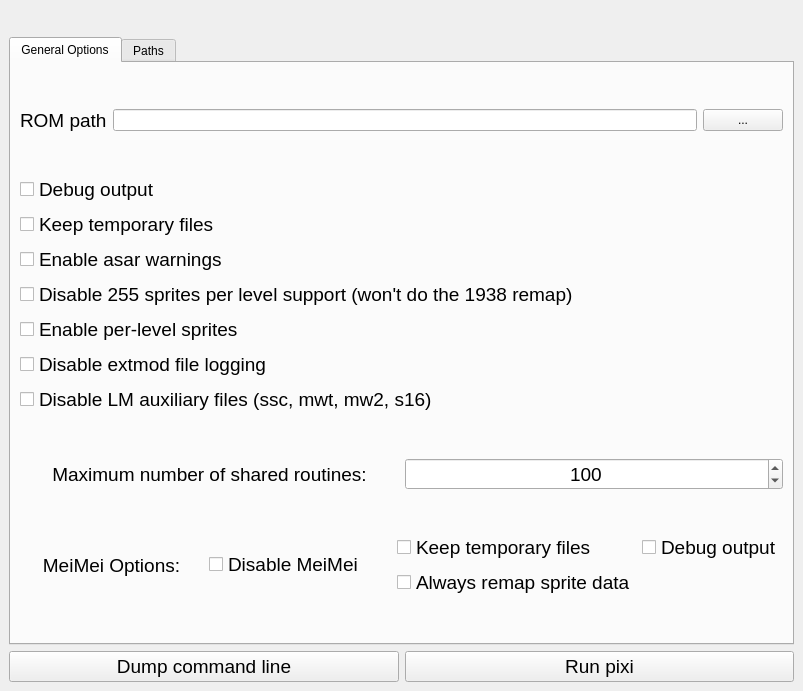
<?xml version="1.0" encoding="UTF-8"?>
<ui version="4.0">
 <class>PixiGuiUI</class>
 <widget class="QMainWindow" name="PixiGuiUI">
  <property name="geometry">
   <rect>
    <x>0</x>
    <y>0</y>
    <width>803</width>
    <height>691</height>
   </rect>
  </property>
  <property name="minimumSize">
   <size>
    <width>803</width>
    <height>0</height>
   </size>
  </property>
  <property name="windowTitle">
   <string>PixiGuiUI</string>
  </property>
  <widget class="QWidget" name="centralwidget">
   <layout class="QVBoxLayout" name="verticalLayout">
    <item>
     <layout class="QVBoxLayout" name="verticalLayout_3">
      <item>
       <widget class="QLabel" name="pixiVersionLabel">
        <property name="font">
         <font>
          <pointsize>14</pointsize>
         </font>
        </property>
        <property name="text">
         <string/>
        </property>
        <property name="alignment">
         <set>Qt::AlignCenter</set>
        </property>
       </widget>
      </item>
      <item>
       <widget class="QTabWidget" name="tabWidget">
        <property name="currentIndex">
         <number>0</number>
        </property>
        <widget class="QWidget" name="tab">
         <attribute name="title">
          <string>General Options</string>
         </attribute>
         <layout class="QVBoxLayout" name="verticalLayout_2">
          <item>
           <spacer name="verticalSpacer_5">
            <property name="orientation">
             <enum>Qt::Vertical</enum>
            </property>
            <property name="sizeHint" stdset="0">
             <size>
              <width>20</width>
              <height>40</height>
             </size>
            </property>
           </spacer>
          </item>
          <item>
           <layout class="QHBoxLayout" name="horizontalLayout_2">
            <item>
             <widget class="QLabel" name="label">
              <property name="font">
               <font>
                <pointsize>14</pointsize>
               </font>
              </property>
              <property name="text">
               <string>ROM path</string>
              </property>
             </widget>
            </item>
            <item>
             <widget class="QLineEdit" name="romPathLine">
              <property name="readOnly">
               <bool>true</bool>
              </property>
             </widget>
            </item>
            <item>
             <widget class="QPushButton" name="romPathButton">
              <property name="text">
               <string>...</string>
              </property>
             </widget>
            </item>
           </layout>
          </item>
          <item>
           <spacer name="verticalSpacer_3">
            <property name="orientation">
             <enum>Qt::Vertical</enum>
            </property>
            <property name="sizeHint" stdset="0">
             <size>
              <width>20</width>
              <height>40</height>
             </size>
            </property>
           </spacer>
          </item>
          <item>
           <widget class="QCheckBox" name="debugCheckBox">
            <property name="font">
             <font>
              <pointsize>14</pointsize>
             </font>
            </property>
            <property name="text">
             <string>Debug output</string>
            </property>
           </widget>
          </item>
          <item>
           <widget class="QCheckBox" name="tempFilesCheckBox">
            <property name="font">
             <font>
              <pointsize>14</pointsize>
             </font>
            </property>
            <property name="text">
             <string>Keep temporary files</string>
            </property>
           </widget>
          </item>
          <item>
           <widget class="QCheckBox" name="warningsCheckBox">
            <property name="font">
             <font>
              <pointsize>14</pointsize>
             </font>
            </property>
            <property name="text">
             <string>Enable asar warnings</string>
            </property>
           </widget>
          </item>
          <item>
           <widget class="QCheckBox" name="d255splCheckBox">
            <property name="font">
             <font>
              <pointsize>14</pointsize>
             </font>
            </property>
            <property name="text">
             <string>Disable 255 sprites per level support (won't do the 1938 remap)</string>
            </property>
           </widget>
          </item>
          <item>
           <widget class="QCheckBox" name="perLevelSpritesCheckBox">
            <property name="font">
             <font>
              <pointsize>14</pointsize>
             </font>
            </property>
            <property name="text">
             <string>Enable per-level sprites</string>
            </property>
           </widget>
          </item>
          <item>
           <widget class="QCheckBox" name="extModCheckBox">
            <property name="font">
             <font>
              <pointsize>14</pointsize>
             </font>
            </property>
            <property name="text">
             <string>Disable extmod file logging</string>
            </property>
           </widget>
          </item>
          <item>
           <widget class="QCheckBox" name="disableExtCheckBox">
            <property name="font">
             <font>
              <pointsize>14</pointsize>
             </font>
            </property>
            <property name="text">
             <string>Disable LM auxiliary files (ssc, mwt, mw2, s16)</string>
            </property>
           </widget>
          </item>
          <item>
           <spacer name="verticalSpacer">
            <property name="orientation">
             <enum>Qt::Vertical</enum>
            </property>
            <property name="sizeHint" stdset="0">
             <size>
              <width>20</width>
              <height>40</height>
             </size>
            </property>
           </spacer>
          </item>
          <item>
           <layout class="QHBoxLayout" name="horizontalLayout_14">
            <item>
             <widget class="QLabel" name="label_13">
              <property name="font">
               <font>
                <pointsize>14</pointsize>
               </font>
              </property>
              <property name="text">
               <string>Maximum number of shared routines:</string>
              </property>
              <property name="alignment">
               <set>Qt::AlignCenter</set>
              </property>
             </widget>
            </item>
            <item>
             <widget class="QSpinBox" name="nroutinesSpinBox">
              <property name="font">
               <font>
                <pointsize>14</pointsize>
               </font>
              </property>
              <property name="alignment">
               <set>Qt::AlignCenter</set>
              </property>
              <property name="maximum">
               <number>310</number>
              </property>
              <property name="value">
               <number>100</number>
              </property>
             </widget>
            </item>
           </layout>
          </item>
          <item>
           <spacer name="verticalSpacer_2">
            <property name="orientation">
             <enum>Qt::Vertical</enum>
            </property>
            <property name="sizeHint" stdset="0">
             <size>
              <width>20</width>
              <height>40</height>
             </size>
            </property>
           </spacer>
          </item>
          <item>
           <layout class="QHBoxLayout" name="horizontalLayout">
            <item>
             <widget class="QLabel" name="label_2">
              <property name="font">
               <font>
                <pointsize>14</pointsize>
               </font>
              </property>
              <property name="text">
               <string>MeiMei Options:</string>
              </property>
              <property name="alignment">
               <set>Qt::AlignCenter</set>
              </property>
             </widget>
            </item>
            <item>
             <widget class="QCheckBox" name="meimeiDisableCheckBox">
              <property name="font">
               <font>
                <family>Segoe UI</family>
                <pointsize>14</pointsize>
               </font>
              </property>
              <property name="layoutDirection">
               <enum>Qt::LeftToRight</enum>
              </property>
              <property name="text">
               <string>Disable MeiMei</string>
              </property>
              <property name="tristate">
               <bool>false</bool>
              </property>
             </widget>
            </item>
            <item>
             <layout class="QGridLayout" name="gridLayout">
              <item row="0" column="0">
               <widget class="QCheckBox" name="meimeiKeepTempCheckBox">
                <property name="font">
                 <font>
                  <pointsize>14</pointsize>
                 </font>
                </property>
                <property name="text">
                 <string>Keep temporary files</string>
                </property>
               </widget>
              </item>
              <item row="0" column="1">
               <widget class="QCheckBox" name="meimeiDebugOutputCheckBox">
                <property name="font">
                 <font>
                  <pointsize>14</pointsize>
                 </font>
                </property>
                <property name="text">
                 <string>Debug output</string>
                </property>
               </widget>
              </item>
              <item row="1" column="0">
               <widget class="QCheckBox" name="meimeiAlwaysRemapCheckBox">
                <property name="font">
                 <font>
                  <pointsize>14</pointsize>
                 </font>
                </property>
                <property name="text">
                 <string>Always remap sprite data</string>
                </property>
               </widget>
              </item>
             </layout>
            </item>
           </layout>
          </item>
          <item>
           <spacer name="verticalSpacer_4">
            <property name="orientation">
             <enum>Qt::Vertical</enum>
            </property>
            <property name="sizeHint" stdset="0">
             <size>
              <width>20</width>
              <height>40</height>
             </size>
            </property>
           </spacer>
          </item>
         </layout>
        </widget>
        <widget class="QWidget" name="Paths">
         <attribute name="title">
          <string>Paths</string>
         </attribute>
         <layout class="QVBoxLayout" name="verticalLayout_4">
          <item>
           <layout class="QHBoxLayout" name="horizontalLayout_4">
            <item>
             <widget class="QLabel" name="label_3">
              <property name="font">
               <font>
                <pointsize>12</pointsize>
               </font>
              </property>
              <property name="text">
               <string>List</string>
              </property>
             </widget>
            </item>
            <item>
             <widget class="QLineEdit" name="listPathLine">
              <property name="readOnly">
               <bool>true</bool>
              </property>
             </widget>
            </item>
            <item>
             <widget class="QPushButton" name="listPathBtn">
              <property name="text">
               <string>...</string>
              </property>
             </widget>
            </item>
            <item>
             <widget class="QPushButton" name="listPathOpen">
              <property name="text">
               <string>Open</string>
              </property>
             </widget>
            </item>
           </layout>
          </item>
          <item>
           <layout class="QHBoxLayout" name="horizontalLayout_5">
            <item>
             <widget class="QLabel" name="label_4">
              <property name="font">
               <font>
                <pointsize>12</pointsize>
               </font>
              </property>
              <property name="text">
               <string>Routines</string>
              </property>
             </widget>
            </item>
            <item>
             <widget class="QLineEdit" name="routinesDirLine">
              <property name="readOnly">
               <bool>true</bool>
              </property>
             </widget>
            </item>
            <item>
             <widget class="QPushButton" name="routinesDirBtn">
              <property name="text">
               <string>...</string>
              </property>
             </widget>
            </item>
            <item>
             <widget class="QPushButton" name="routinesDirShow">
              <property name="text">
               <string>Show</string>
              </property>
             </widget>
            </item>
           </layout>
          </item>
          <item>
           <layout class="QHBoxLayout" name="horizontalLayout_19">
            <item>
             <widget class="QLabel" name="label_18">
              <property name="font">
               <font>
                <pointsize>12</pointsize>
               </font>
              </property>
              <property name="text">
               <string>Asm</string>
              </property>
             </widget>
            </item>
            <item>
             <widget class="QLineEdit" name="asmDirLine">
              <property name="readOnly">
               <bool>true</bool>
              </property>
             </widget>
            </item>
            <item>
             <widget class="QPushButton" name="asmDirBtn">
              <property name="text">
               <string>...</string>
              </property>
             </widget>
            </item>
            <item>
             <widget class="QPushButton" name="asmDirShow">
              <property name="text">
               <string>Show</string>
              </property>
             </widget>
            </item>
           </layout>
          </item>
          <item>
           <layout class="QHBoxLayout" name="horizontalLayout_12">
            <item>
             <widget class="QLabel" name="label_11">
              <property name="font">
               <font>
                <pointsize>12</pointsize>
               </font>
              </property>
              <property name="text">
               <string>Sprites</string>
              </property>
             </widget>
            </item>
            <item>
             <widget class="QLineEdit" name="spritesDirLine">
              <property name="readOnly">
               <bool>true</bool>
              </property>
             </widget>
            </item>
            <item>
             <widget class="QPushButton" name="spritesDirBtn">
              <property name="text">
               <string>...</string>
              </property>
             </widget>
            </item>
            <item>
             <widget class="QPushButton" name="spritesDirShow">
              <property name="text">
               <string>Show</string>
              </property>
             </widget>
            </item>
           </layout>
          </item>
          <item>
           <layout class="QHBoxLayout" name="horizontalLayout_13">
            <item>
             <widget class="QLabel" name="label_12">
              <property name="font">
               <font>
                <pointsize>12</pointsize>
               </font>
              </property>
              <property name="text">
               <string>Generators</string>
              </property>
             </widget>
            </item>
            <item>
             <widget class="QLineEdit" name="genDirLine">
              <property name="readOnly">
               <bool>true</bool>
              </property>
             </widget>
            </item>
            <item>
             <widget class="QPushButton" name="genDirBtn">
              <property name="text">
               <string>...</string>
              </property>
             </widget>
            </item>
            <item>
             <widget class="QPushButton" name="genDirShow">
              <property name="text">
               <string>Show</string>
              </property>
             </widget>
            </item>
           </layout>
          </item>
          <item>
           <layout class="QHBoxLayout" name="horizontalLayout_8">
            <item>
             <widget class="QLabel" name="label_7">
              <property name="font">
               <font>
                <pointsize>12</pointsize>
               </font>
              </property>
              <property name="text">
               <string>Shooters</string>
              </property>
             </widget>
            </item>
            <item>
             <widget class="QLineEdit" name="shootersDirLine">
              <property name="readOnly">
               <bool>true</bool>
              </property>
             </widget>
            </item>
            <item>
             <widget class="QPushButton" name="shootersDirBtn">
              <property name="text">
               <string>...</string>
              </property>
             </widget>
            </item>
            <item>
             <widget class="QPushButton" name="shootersDirShow">
              <property name="text">
               <string>Show</string>
              </property>
             </widget>
            </item>
           </layout>
          </item>
          <item>
           <layout class="QHBoxLayout" name="horizontalLayout_10">
            <item>
             <widget class="QLabel" name="label_9">
              <property name="font">
               <font>
                <pointsize>12</pointsize>
               </font>
              </property>
              <property name="text">
               <string>Extended</string>
              </property>
             </widget>
            </item>
            <item>
             <widget class="QLineEdit" name="extendedDirLine">
              <property name="readOnly">
               <bool>true</bool>
              </property>
             </widget>
            </item>
            <item>
             <widget class="QPushButton" name="extendedDirBtn">
              <property name="text">
               <string>...</string>
              </property>
             </widget>
            </item>
            <item>
             <widget class="QPushButton" name="extendedDirShow">
              <property name="text">
               <string>Show</string>
              </property>
             </widget>
            </item>
           </layout>
          </item>
          <item>
           <layout class="QHBoxLayout" name="horizontalLayout_9">
            <item>
             <widget class="QLabel" name="label_8">
              <property name="font">
               <font>
                <pointsize>12</pointsize>
               </font>
              </property>
              <property name="text">
               <string>Cluster</string>
              </property>
             </widget>
            </item>
            <item>
             <widget class="QLineEdit" name="clusterDirLine">
              <property name="readOnly">
               <bool>true</bool>
              </property>
             </widget>
            </item>
            <item>
             <widget class="QPushButton" name="clusterDirBtn">
              <property name="text">
               <string>...</string>
              </property>
             </widget>
            </item>
            <item>
             <widget class="QPushButton" name="clusterDirShow">
              <property name="text">
               <string>Show</string>
              </property>
             </widget>
            </item>
           </layout>
          </item>
          <item>
           <layout class="QHBoxLayout" name="horizontalLayout_11">
            <item>
             <widget class="QLabel" name="label_10">
              <property name="font">
               <font>
                <pointsize>12</pointsize>
               </font>
              </property>
              <property name="text">
               <string>Minor extended</string>
              </property>
             </widget>
            </item>
            <item>
             <widget class="QLineEdit" name="minorextDirLine">
              <property name="readOnly">
               <bool>true</bool>
              </property>
             </widget>
            </item>
            <item>
             <widget class="QPushButton" name="minorextDirBtn">
              <property name="text">
               <string>...</string>
              </property>
             </widget>
            </item>
            <item>
             <widget class="QPushButton" name="minorextDirShow">
              <property name="text">
               <string>Show</string>
              </property>
             </widget>
            </item>
           </layout>
          </item>
          <item>
           <layout class="QHBoxLayout" name="horizontalLayout_7">
            <item>
             <widget class="QLabel" name="label_6">
              <property name="font">
               <font>
                <pointsize>12</pointsize>
               </font>
              </property>
              <property name="text">
               <string>Bounce</string>
              </property>
             </widget>
            </item>
            <item>
             <widget class="QLineEdit" name="bounceDirLine">
              <property name="readOnly">
               <bool>true</bool>
              </property>
             </widget>
            </item>
            <item>
             <widget class="QPushButton" name="bounceDirBtn">
              <property name="text">
               <string>...</string>
              </property>
             </widget>
            </item>
            <item>
             <widget class="QPushButton" name="bounceDirShow">
              <property name="text">
               <string>Show</string>
              </property>
             </widget>
            </item>
           </layout>
          </item>
          <item>
           <layout class="QHBoxLayout" name="horizontalLayout_6">
            <item>
             <widget class="QLabel" name="label_5">
              <property name="font">
               <font>
                <pointsize>12</pointsize>
               </font>
              </property>
              <property name="text">
               <string>Smoke</string>
              </property>
             </widget>
            </item>
            <item>
             <widget class="QLineEdit" name="smokeDirLine">
              <property name="readOnly">
               <bool>true</bool>
              </property>
             </widget>
            </item>
            <item>
             <widget class="QPushButton" name="smokeDirBtn">
              <property name="text">
               <string>...</string>
              </property>
             </widget>
            </item>
            <item>
             <widget class="QPushButton" name="smokeDirShow">
              <property name="text">
               <string>Show</string>
              </property>
             </widget>
            </item>
           </layout>
          </item>
          <item>
           <layout class="QHBoxLayout" name="horizontalLayout_21">
            <item>
             <widget class="QLabel" name="label_20">
              <property name="font">
               <font>
                <pointsize>12</pointsize>
               </font>
              </property>
              <property name="text">
               <string>Spinning coin</string>
              </property>
             </widget>
            </item>
            <item>
             <widget class="QLineEdit" name="spinningDirLine">
              <property name="readOnly">
               <bool>true</bool>
              </property>
             </widget>
            </item>
            <item>
             <widget class="QPushButton" name="spinningDirBtn">
              <property name="text">
               <string>...</string>
              </property>
             </widget>
            </item>
            <item>
             <widget class="QPushButton" name="spinningDirShow">
              <property name="text">
               <string>Show</string>
              </property>
             </widget>
            </item>
           </layout>
          </item>
          <item>
           <layout class="QHBoxLayout" name="horizontalLayout_20">
            <item>
             <widget class="QLabel" name="label_19">
              <property name="font">
               <font>
                <pointsize>12</pointsize>
               </font>
              </property>
              <property name="text">
               <string>Score</string>
              </property>
             </widget>
            </item>
            <item>
             <widget class="QLineEdit" name="scoreDirLine">
              <property name="readOnly">
               <bool>true</bool>
              </property>
             </widget>
            </item>
            <item>
             <widget class="QPushButton" name="scoreDirBtn">
              <property name="text">
               <string>...</string>
              </property>
             </widget>
            </item>
            <item>
             <widget class="QPushButton" name="scoreDirShow">
              <property name="text">
               <string>Show</string>
              </property>
             </widget>
            </item>
           </layout>
          </item>
          <item>
           <layout class="QHBoxLayout" name="horizontalLayout_18">
            <item>
             <widget class="QLabel" name="label_17">
              <property name="font">
               <font>
                <pointsize>12</pointsize>
               </font>
              </property>
              <property name="text">
               <string>SSC</string>
              </property>
             </widget>
            </item>
            <item>
             <widget class="QLineEdit" name="sscPathLine">
              <property name="readOnly">
               <bool>true</bool>
              </property>
             </widget>
            </item>
            <item>
             <widget class="QPushButton" name="sscPathBtn">
              <property name="text">
               <string>...</string>
              </property>
             </widget>
            </item>
            <item>
             <widget class="QPushButton" name="sscPathShow">
              <property name="text">
               <string>Show</string>
              </property>
             </widget>
            </item>
           </layout>
          </item>
          <item>
           <layout class="QHBoxLayout" name="horizontalLayout_17">
            <item>
             <widget class="QLabel" name="label_16">
              <property name="font">
               <font>
                <pointsize>12</pointsize>
               </font>
              </property>
              <property name="text">
               <string>MWT</string>
              </property>
             </widget>
            </item>
            <item>
             <widget class="QLineEdit" name="mwtPathLine">
              <property name="readOnly">
               <bool>true</bool>
              </property>
             </widget>
            </item>
            <item>
             <widget class="QPushButton" name="mwtPathBtn">
              <property name="text">
               <string>...</string>
              </property>
             </widget>
            </item>
            <item>
             <widget class="QPushButton" name="mwtPathShow">
              <property name="text">
               <string>Show</string>
              </property>
             </widget>
            </item>
           </layout>
          </item>
          <item>
           <layout class="QHBoxLayout" name="horizontalLayout_16">
            <item>
             <widget class="QLabel" name="label_15">
              <property name="font">
               <font>
                <pointsize>12</pointsize>
               </font>
              </property>
              <property name="text">
               <string>MW2</string>
              </property>
             </widget>
            </item>
            <item>
             <widget class="QLineEdit" name="mw2PathLine">
              <property name="readOnly">
               <bool>true</bool>
              </property>
             </widget>
            </item>
            <item>
             <widget class="QPushButton" name="mw2PathBtn">
              <property name="text">
               <string>...</string>
              </property>
             </widget>
            </item>
            <item>
             <widget class="QPushButton" name="mw2PathShow">
              <property name="text">
               <string>Show</string>
              </property>
             </widget>
            </item>
           </layout>
          </item>
          <item>
           <layout class="QHBoxLayout" name="horizontalLayout_15">
            <item>
             <widget class="QLabel" name="label_14">
              <property name="font">
               <font>
                <pointsize>12</pointsize>
               </font>
              </property>
              <property name="text">
               <string>S16</string>
              </property>
             </widget>
            </item>
            <item>
             <widget class="QLineEdit" name="s16PathLine">
              <property name="readOnly">
               <bool>true</bool>
              </property>
             </widget>
            </item>
            <item>
             <widget class="QPushButton" name="s16PathBtn">
              <property name="text">
               <string>...</string>
              </property>
             </widget>
            </item>
            <item>
             <widget class="QPushButton" name="s16PathShow">
              <property name="text">
               <string>Show</string>
              </property>
             </widget>
            </item>
           </layout>
          </item>
         </layout>
        </widget>
       </widget>
      </item>
      <item>
       <layout class="QHBoxLayout" name="horizontalLayout_23">
        <item>
         <widget class="QPushButton" name="dumpCommandLine">
          <property name="font">
           <font>
            <pointsize>14</pointsize>
           </font>
          </property>
          <property name="text">
           <string>Dump command line</string>
          </property>
         </widget>
        </item>
        <item>
         <widget class="QPushButton" name="pixiRunButton">
          <property name="font">
           <font>
            <pointsize>14</pointsize>
           </font>
          </property>
          <property name="text">
           <string>Run pixi</string>
          </property>
         </widget>
        </item>
       </layout>
      </item>
     </layout>
    </item>
   </layout>
  </widget>
 </widget>
 <resources/>
 <connections/>
</ui>
